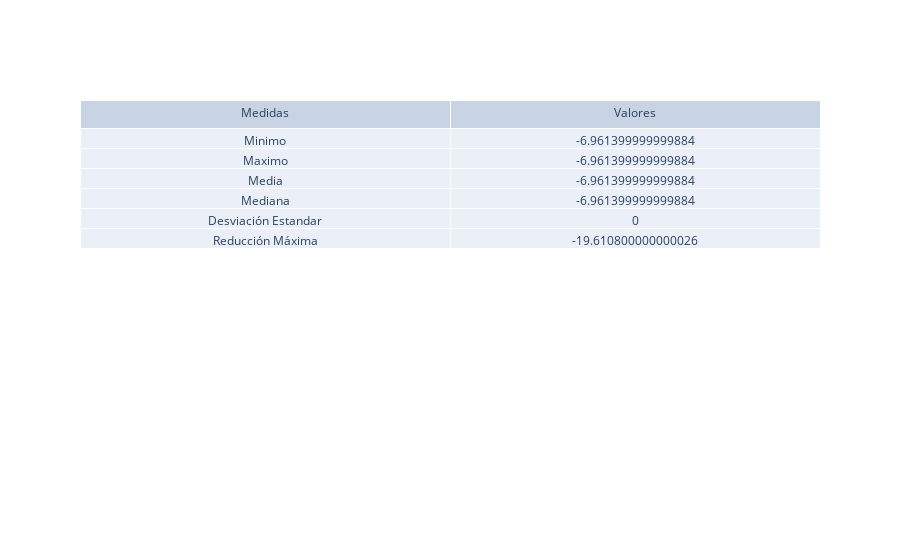
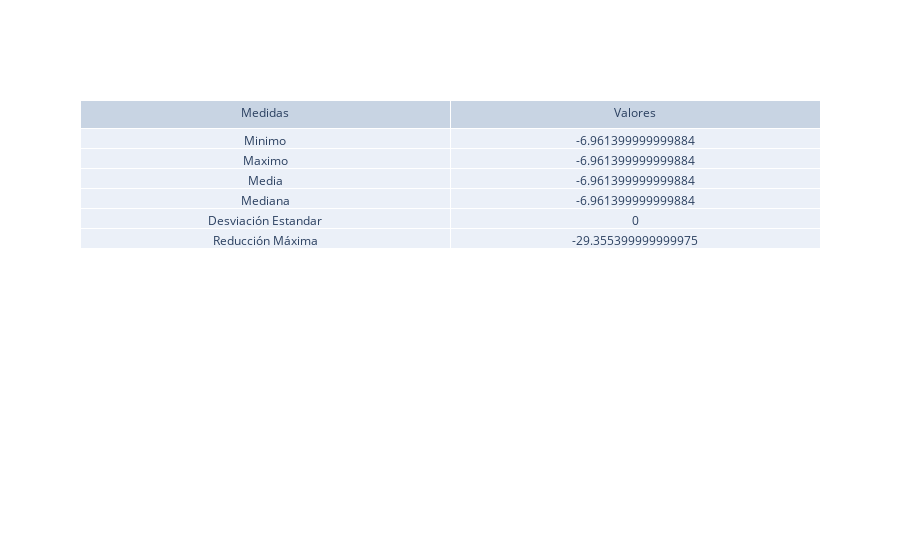
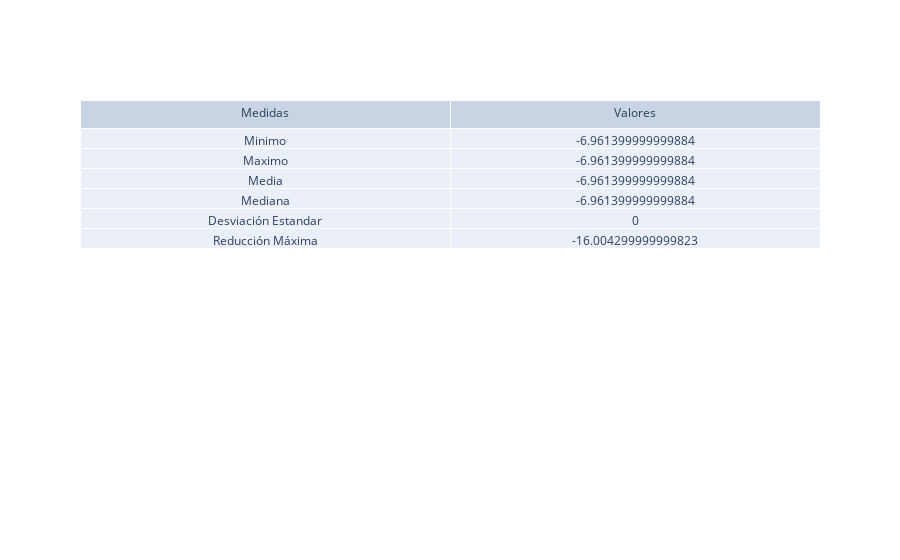
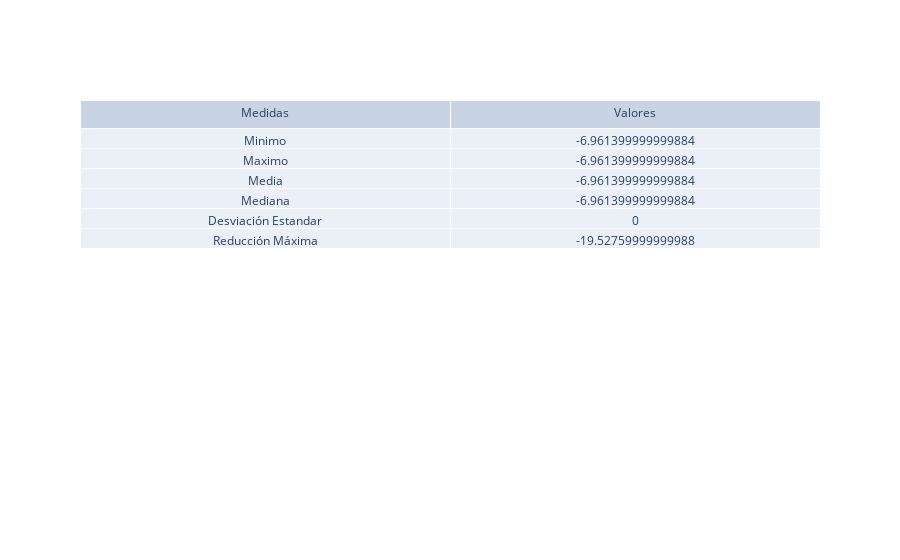

The code cell stored with these charts, in order, in its notebook:
### Code cell
import plotly.graph_objects as go
mc.plot(title="Simulaciones de variación en la inflación con un bust de: " + str(-0.5))
index = 0
for simulation in simulations:
    simulation.plot(title="Simulaciones de variación en la inflación con un bust de: " + str(bust_values[index]))
    table = go.Figure(data=[go.Table(header=dict(values=['Medidas', 'Valores']),
                 cells=dict(values=[['Minimo', 'Maximo', 'Media', 'Mediana', 'Desviación Estandar', 'Reducción Máxima'],
                                    [simulation.stats['min'], simulation.stats['max'], simulation.stats['mean'],
                                     simulation.stats['median'], simulation.stats['std'], simulation.stats['maxdd']]]))
                     ])
    table.show()
    index += 1

### Figure 1 — Plotly figure (JSON) as saved in the notebook; plotly's stock layout.template omitted (floating-point values rounded to 4 significant figures)
{"data": [{"cells": {"values": [["Minimo", "Maximo", "Media", "Mediana", "Desviación Estandar", "Reducción Máxima"], [-6.961, -6.961, -6.961, -6.961, 0, -19.61]]}, "header": {"values": ["Medidas", "Valores"]}, "type": "table"}], "layout": {}}

### Figure 2 — Plotly figure (JSON) as saved in the notebook; plotly's stock layout.template omitted (floating-point values rounded to 4 significant figures)
{"data": [{"cells": {"values": [["Minimo", "Maximo", "Media", "Mediana", "Desviación Estandar", "Reducción Máxima"], [-6.961, -6.961, -6.961, -6.961, 0, -29.36]]}, "header": {"values": ["Medidas", "Valores"]}, "type": "table"}], "layout": {}}

### Figure 3 — Plotly figure (JSON) as saved in the notebook; plotly's stock layout.template omitted (floating-point values rounded to 4 significant figures)
{"data": [{"cells": {"values": [["Minimo", "Maximo", "Media", "Mediana", "Desviación Estandar", "Reducción Máxima"], [-6.961, -6.961, -6.961, -6.961, 0, -16.0]]}, "header": {"values": ["Medidas", "Valores"]}, "type": "table"}], "layout": {}}

### Figure 4 — Plotly figure (JSON) as saved in the notebook; plotly's stock layout.template omitted (floating-point values rounded to 4 significant figures)
{"data": [{"cells": {"values": [["Minimo", "Maximo", "Media", "Mediana", "Desviación Estandar", "Reducción Máxima"], [-6.961, -6.961, -6.961, -6.961, 0, -19.53]]}, "header": {"values": ["Medidas", "Valores"]}, "type": "table"}], "layout": {}}
